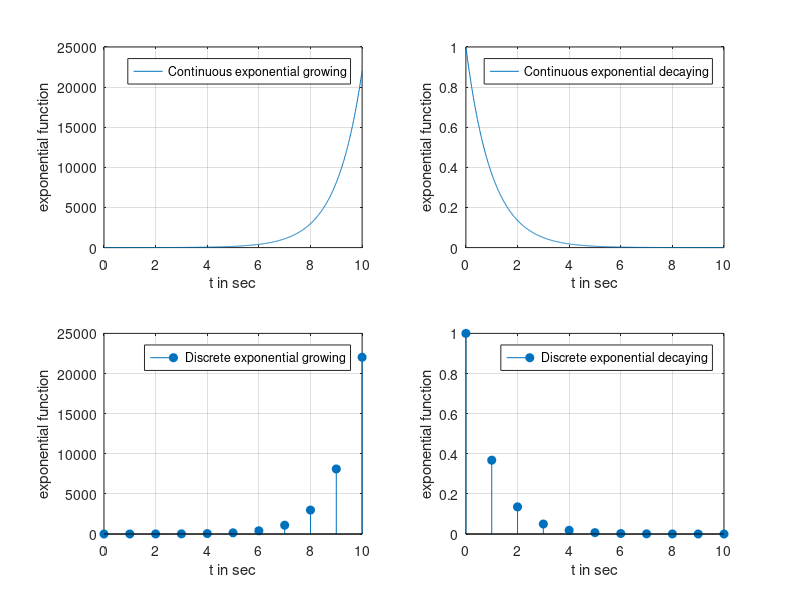

Write the MATLAB code that produced this figure.
clc
clear
close all
t=0:0.01:10;
 
xt=exp(t);
subplot(2,2,1);
plot(t,xt);
grid on;
xlabel('t in sec');
ylabel('exponential function');
legend('Continuous exponential growing');

subplot(2,2,2);
xt1=exp(-t);
plot(t,xt1);
grid on;
xlabel('t in sec');
ylabel('exponential function');
legend('Continuous exponential decaying');

t=0:1:10;
xt2=exp(t);
subplot(2,2,3);
stem(t,xt2,'filled');
grid on;
xlabel('t in sec');
ylabel('exponential function');
legend('Discrete exponential growing');

subplot(2,2,4);
xt3=exp(-t);
stem(t,xt3,'filled');
grid on;
xlabel('t in sec');
ylabel('exponential function');
legend('Discrete exponential decaying');
